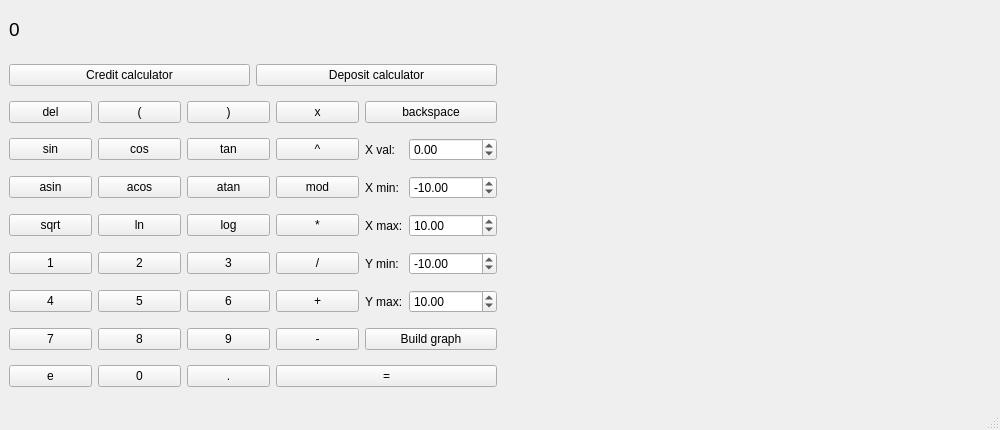
<?xml version="1.0" encoding="UTF-8"?>
<ui version="4.0">
 <class>MainWindow</class>
 <widget class="QMainWindow" name="MainWindow">
  <property name="geometry">
   <rect>
    <x>0</x>
    <y>0</y>
    <width>1000</width>
    <height>430</height>
   </rect>
  </property>
  <property name="minimumSize">
   <size>
    <width>1000</width>
    <height>430</height>
   </size>
  </property>
  <property name="maximumSize">
   <size>
    <width>1000</width>
    <height>430</height>
   </size>
  </property>
  <property name="windowTitle">
   <string>MainWindow</string>
  </property>
  <widget class="QWidget" name="centralwidget">
   <layout class="QVBoxLayout" name="verticalLayout">
    <item>
     <widget class="QLabel" name="label_line">
      <property name="minimumSize">
       <size>
        <width>0</width>
        <height>0</height>
       </size>
      </property>
      <property name="maximumSize">
       <size>
        <width>16777215</width>
        <height>40</height>
       </size>
      </property>
      <property name="font">
       <font>
        <pointsize>14</pointsize>
       </font>
      </property>
      <property name="text">
       <string>0</string>
      </property>
     </widget>
    </item>
    <item>
     <layout class="QHBoxLayout" name="horizontalLayout_7">
      <item>
       <layout class="QGridLayout" name="gridLayout">
        <item row="0" column="0" colspan="5">
         <layout class="QHBoxLayout" name="horizontalLayout">
          <item>
           <widget class="QPushButton" name="pushButton_credit">
            <property name="text">
             <string>Credit calculator</string>
            </property>
           </widget>
          </item>
          <item>
           <widget class="QPushButton" name="pushButton_deposit">
            <property name="text">
             <string>Deposit calculator</string>
            </property>
           </widget>
          </item>
         </layout>
        </item>
        <item row="1" column="0">
         <widget class="QPushButton" name="pushButton_del">
          <property name="text">
           <string>del</string>
          </property>
         </widget>
        </item>
        <item row="1" column="1">
         <widget class="QPushButton" name="pushButton_leftbracket">
          <property name="text">
           <string>(</string>
          </property>
         </widget>
        </item>
        <item row="1" column="2">
         <widget class="QPushButton" name="pushButton_rightbracket">
          <property name="text">
           <string>)</string>
          </property>
         </widget>
        </item>
        <item row="1" column="3">
         <widget class="QPushButton" name="pushButton_x">
          <property name="text">
           <string>x</string>
          </property>
         </widget>
        </item>
        <item row="1" column="4">
         <widget class="QPushButton" name="pushButton_backspace">
          <property name="text">
           <string>backspace</string>
          </property>
         </widget>
        </item>
        <item row="2" column="0">
         <widget class="QPushButton" name="pushButton_sin">
          <property name="text">
           <string>sin</string>
          </property>
         </widget>
        </item>
        <item row="2" column="1">
         <widget class="QPushButton" name="pushButton_cos">
          <property name="text">
           <string>cos</string>
          </property>
         </widget>
        </item>
        <item row="2" column="2">
         <widget class="QPushButton" name="pushButton_tan">
          <property name="text">
           <string>tan</string>
          </property>
         </widget>
        </item>
        <item row="2" column="3">
         <widget class="QPushButton" name="pushButton_pow">
          <property name="text">
           <string>^</string>
          </property>
         </widget>
        </item>
        <item row="2" column="4">
         <layout class="QHBoxLayout" name="horizontalLayout_6">
          <item>
           <widget class="QLabel" name="label_5">
            <property name="text">
             <string>X val:</string>
            </property>
           </widget>
          </item>
          <item>
           <widget class="QDoubleSpinBox" name="x_value">
            <property name="minimum">
             <double>-1000000.000000000000000</double>
            </property>
            <property name="maximum">
             <double>1000000.000000000000000</double>
            </property>
           </widget>
          </item>
         </layout>
        </item>
        <item row="3" column="0">
         <widget class="QPushButton" name="pushButton_asin">
          <property name="text">
           <string>asin</string>
          </property>
         </widget>
        </item>
        <item row="3" column="1">
         <widget class="QPushButton" name="pushButton_acos">
          <property name="text">
           <string>acos</string>
          </property>
         </widget>
        </item>
        <item row="3" column="2">
         <widget class="QPushButton" name="pushButton_atan">
          <property name="text">
           <string>atan</string>
          </property>
         </widget>
        </item>
        <item row="3" column="3">
         <widget class="QPushButton" name="pushButton_mod">
          <property name="text">
           <string>mod</string>
          </property>
         </widget>
        </item>
        <item row="3" column="4">
         <layout class="QHBoxLayout" name="horizontalLayout_2">
          <item>
           <widget class="QLabel" name="label_4">
            <property name="text">
             <string>X min:</string>
            </property>
           </widget>
          </item>
          <item>
           <widget class="QDoubleSpinBox" name="x_min">
            <property name="minimum">
             <double>-1000000.000000000000000</double>
            </property>
            <property name="maximum">
             <double>1000000.000000000000000</double>
            </property>
            <property name="value">
             <double>-10.000000000000000</double>
            </property>
           </widget>
          </item>
         </layout>
        </item>
        <item row="4" column="0">
         <widget class="QPushButton" name="pushButton_sqrt">
          <property name="text">
           <string>sqrt</string>
          </property>
         </widget>
        </item>
        <item row="4" column="1">
         <widget class="QPushButton" name="pushButton_ln">
          <property name="text">
           <string>ln</string>
          </property>
         </widget>
        </item>
        <item row="4" column="2">
         <widget class="QPushButton" name="pushButton_log">
          <property name="text">
           <string>log</string>
          </property>
         </widget>
        </item>
        <item row="4" column="3">
         <widget class="QPushButton" name="pushButton_mul">
          <property name="text">
           <string>*</string>
          </property>
         </widget>
        </item>
        <item row="4" column="4">
         <layout class="QHBoxLayout" name="horizontalLayout_3">
          <item>
           <widget class="QLabel" name="label_3">
            <property name="text">
             <string>X max:</string>
            </property>
           </widget>
          </item>
          <item>
           <widget class="QDoubleSpinBox" name="x_max">
            <property name="minimum">
             <double>-1000000.000000000000000</double>
            </property>
            <property name="maximum">
             <double>1000000.000000000000000</double>
            </property>
            <property name="value">
             <double>10.000000000000000</double>
            </property>
           </widget>
          </item>
         </layout>
        </item>
        <item row="5" column="0">
         <widget class="QPushButton" name="pushButton_1">
          <property name="text">
           <string>1</string>
          </property>
         </widget>
        </item>
        <item row="5" column="1">
         <widget class="QPushButton" name="pushButton_2">
          <property name="text">
           <string>2</string>
          </property>
         </widget>
        </item>
        <item row="5" column="2">
         <widget class="QPushButton" name="pushButton_3">
          <property name="text">
           <string>3</string>
          </property>
         </widget>
        </item>
        <item row="5" column="3">
         <widget class="QPushButton" name="pushButton_dev">
          <property name="text">
           <string>/</string>
          </property>
         </widget>
        </item>
        <item row="5" column="4">
         <layout class="QHBoxLayout" name="horizontalLayout_4">
          <item>
           <widget class="QLabel" name="label">
            <property name="text">
             <string>Y min:</string>
            </property>
           </widget>
          </item>
          <item>
           <widget class="QDoubleSpinBox" name="y_min">
            <property name="minimum">
             <double>-1000000.000000000000000</double>
            </property>
            <property name="maximum">
             <double>1000000.000000000000000</double>
            </property>
            <property name="value">
             <double>-10.000000000000000</double>
            </property>
           </widget>
          </item>
         </layout>
        </item>
        <item row="6" column="0">
         <widget class="QPushButton" name="pushButton_4">
          <property name="text">
           <string>4</string>
          </property>
         </widget>
        </item>
        <item row="6" column="1">
         <widget class="QPushButton" name="pushButton_5">
          <property name="text">
           <string>5</string>
          </property>
         </widget>
        </item>
        <item row="6" column="2">
         <widget class="QPushButton" name="pushButton_6">
          <property name="text">
           <string>6</string>
          </property>
         </widget>
        </item>
        <item row="6" column="3">
         <widget class="QPushButton" name="pushButton_plus">
          <property name="text">
           <string>+</string>
          </property>
         </widget>
        </item>
        <item row="6" column="4">
         <layout class="QHBoxLayout" name="horizontalLayout_5">
          <item>
           <widget class="QLabel" name="label_2">
            <property name="text">
             <string>Y max:</string>
            </property>
           </widget>
          </item>
          <item>
           <widget class="QDoubleSpinBox" name="y_max">
            <property name="minimum">
             <double>-1000000.000000000000000</double>
            </property>
            <property name="maximum">
             <double>1000000.000000000000000</double>
            </property>
            <property name="value">
             <double>10.000000000000000</double>
            </property>
           </widget>
          </item>
         </layout>
        </item>
        <item row="7" column="0">
         <widget class="QPushButton" name="pushButton_7">
          <property name="text">
           <string>7</string>
          </property>
         </widget>
        </item>
        <item row="7" column="1">
         <widget class="QPushButton" name="pushButton_8">
          <property name="text">
           <string>8</string>
          </property>
         </widget>
        </item>
        <item row="7" column="2">
         <widget class="QPushButton" name="pushButton_9">
          <property name="text">
           <string>9</string>
          </property>
         </widget>
        </item>
        <item row="7" column="3">
         <widget class="QPushButton" name="pushButton_minus">
          <property name="text">
           <string>-</string>
          </property>
         </widget>
        </item>
        <item row="7" column="4">
         <widget class="QPushButton" name="pushButton_build">
          <property name="text">
           <string>Build graph</string>
          </property>
         </widget>
        </item>
        <item row="8" column="0">
         <widget class="QPushButton" name="pushButton_e">
          <property name="text">
           <string>e</string>
          </property>
         </widget>
        </item>
        <item row="8" column="1">
         <widget class="QPushButton" name="pushButton_0">
          <property name="text">
           <string>0</string>
          </property>
         </widget>
        </item>
        <item row="8" column="2">
         <widget class="QPushButton" name="pushButton_dot">
          <property name="text">
           <string>.</string>
          </property>
         </widget>
        </item>
        <item row="8" column="3" colspan="2">
         <widget class="QPushButton" name="pushButton_result">
          <property name="text">
           <string>=</string>
          </property>
         </widget>
        </item>
       </layout>
      </item>
      <item>
       <widget class="QCustomPlot" name="widget" native="true">
        <property name="minimumSize">
         <size>
          <width>400</width>
          <height>200</height>
         </size>
        </property>
       </widget>
      </item>
     </layout>
    </item>
   </layout>
  </widget>
  <widget class="QMenuBar" name="menubar">
   <property name="geometry">
    <rect>
     <x>0</x>
     <y>0</y>
     <width>1000</width>
     <height>24</height>
    </rect>
   </property>
  </widget>
  <widget class="QStatusBar" name="statusbar"/>
 </widget>
 <customwidgets>
  <customwidget>
   <class>QCustomPlot</class>
   <extends>QWidget</extends>
   <header>View/qcustomplot.h</header>
   <container>1</container>
  </customwidget>
 </customwidgets>
 <resources/>
 <connections/>
</ui>
